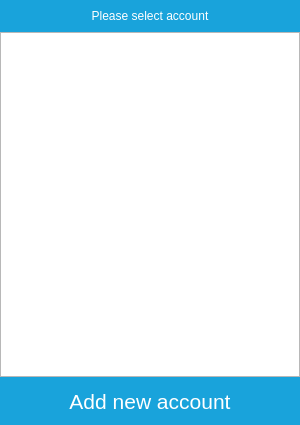
<?xml version="1.0" encoding="UTF-8"?>
<ui version="4.0">
 <class>AccountListForm</class>
 <widget class="QWidget" name="AccountListForm">
  <property name="geometry">
   <rect>
    <x>0</x>
    <y>0</y>
    <width>300</width>
    <height>425</height>
   </rect>
  </property>
  <property name="windowTitle">
   <string>Form</string>
  </property>
  <layout class="QGridLayout" name="gridLayout">
   <property name="leftMargin">
    <number>0</number>
   </property>
   <property name="topMargin">
    <number>0</number>
   </property>
   <property name="rightMargin">
    <number>0</number>
   </property>
   <property name="bottomMargin">
    <number>0</number>
   </property>
   <property name="spacing">
    <number>0</number>
   </property>
   <item row="0" column="0">
    <widget class="QLabel" name="label">
     <property name="minimumSize">
      <size>
       <width>0</width>
       <height>32</height>
      </size>
     </property>
     <property name="maximumSize">
      <size>
       <width>16777215</width>
       <height>32</height>
      </size>
     </property>
     <property name="styleSheet">
      <string notr="true">QLabel {
	border-style: outset;
	border-width: 0px;
	color: white;
	background-color: rgb(25,163,219);
}</string>
     </property>
     <property name="text">
      <string>Please select account</string>
     </property>
     <property name="alignment">
      <set>Qt::AlignCenter</set>
     </property>
    </widget>
   </item>
   <item row="1" column="0">
    <widget class="ListWidget" name="listWidget">
     <property name="alternatingRowColors">
      <bool>true</bool>
     </property>
    </widget>
   </item>
   <item row="2" column="0">
    <widget class="QPushButton" name="pushButton">
     <property name="minimumSize">
      <size>
       <width>0</width>
       <height>48</height>
      </size>
     </property>
     <property name="styleSheet">
      <string notr="true">QPushButton {
	font-size:16pt; 
	border-style: outset;
	border-width: 0px;
	color: white;
	background-color: rgb(25,163,219);
	top:100px;
}
QPushButton:pressed {
	background-color: rgb(45,183,239);
}</string>
     </property>
     <property name="text">
      <string>Add new account</string>
     </property>
     <property name="flat">
      <bool>false</bool>
     </property>
    </widget>
   </item>
  </layout>
 </widget>
 <customwidgets>
  <customwidget>
   <class>ListWidget</class>
   <extends>QListWidget</extends>
   <header>listwidget.h</header>
  </customwidget>
 </customwidgets>
 <resources/>
 <connections/>
</ui>
